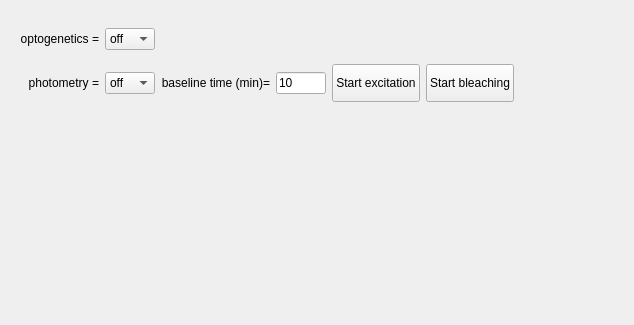
               <widget class="QWidget" name="scrollAreaWidgetContents_5">
                <property name="geometry">
                 <rect>
                  <x>0</x>
                  <y>0</y>
                  <width>627</width>
                  <height>325</height>
                 </rect>
                </property>
                <layout class="QHBoxLayout" name="horizontalLayout_16">
                 <item alignment="Qt::AlignHCenter|Qt::AlignTop">
                  <widget class="QWidget" name="widget_7" native="true">
                   <property name="sizePolicy">
                    <sizepolicy hsizetype="Fixed" vsizetype="Expanding">
                     <horstretch>0</horstretch>
                     <verstretch>0</verstretch>
                    </sizepolicy>
                   </property>
                   <property name="minimumSize">
                    <size>
                     <width>0</width>
                     <height>100</height>
                    </size>
                   </property>
                   <layout class="QHBoxLayout" name="horizontalLayout_15">
                    <item>
                     <layout class="QGridLayout" name="gridLayout_6">
                      <item row="1" column="5">
                       <widget class="QPushButton" name="StartExcitation">
                        <property name="sizePolicy">
                         <sizepolicy hsizetype="Expanding" vsizetype="Expanding">
                          <horstretch>0</horstretch>
                          <verstretch>0</verstretch>
                         </sizepolicy>
                        </property>
                        <property name="text">
                         <string>Start excitation</string>
                        </property>
                        <property name="checkable">
                         <bool>true</bool>
                        </property>
                       </widget>
                      </item>
                      <item row="1" column="6">
                       <widget class="QPushButton" name="StartBleaching">
                        <property name="sizePolicy">
                         <sizepolicy hsizetype="Expanding" vsizetype="Expanding">
                          <horstretch>0</horstretch>
                          <verstretch>0</verstretch>
                         </sizepolicy>
                        </property>
                        <property name="text">
                         <string>Start bleaching</string>
                        </property>
                        <property name="checkable">
                         <bool>true</bool>
                        </property>
                       </widget>
                      </item>
                      <item row="1" column="1" colspan="2">
                       <widget class="QComboBox" name="PhotometryB">
                        <property name="sizePolicy">
                         <sizepolicy hsizetype="Expanding" vsizetype="Fixed">
                          <horstretch>0</horstretch>
                          <verstretch>0</verstretch>
                         </sizepolicy>
                        </property>
                        <property name="minimumSize">
                         <size>
                          <width>50</width>
                          <height>0</height>
                         </size>
                        </property>
                        <property name="maximumSize">
                         <size>
                          <width>10000</width>
                          <height>16777215</height>
                         </size>
                        </property>
                        <item>
                         <property name="text">
                          <string>off</string>
                         </property>
                        </item>
                        <item>
                         <property name="text">
                          <string>on</string>
                         </property>
                        </item>
                       </widget>
                      </item>
                      <item row="1" column="0">
                       <widget class="QLabel" name="label_61">
                        <property name="sizePolicy">
                         <sizepolicy hsizetype="Expanding" vsizetype="Expanding">
                          <horstretch>0</horstretch>
                          <verstretch>0</verstretch>
                         </sizepolicy>
                        </property>
                        <property name="text">
                         <string>photometry =</string>
                        </property>
                        <property name="textFormat">
                         <enum>Qt::AutoText</enum>
                        </property>
                        <property name="alignment">
                         <set>Qt::AlignRight|Qt::AlignTrailing|Qt::AlignVCenter</set>
                        </property>
                       </widget>
                      </item>
                      <item row="0" column="0">
                       <widget class="QLabel" name="label_55">
                        <property name="sizePolicy">
                         <sizepolicy hsizetype="Expanding" vsizetype="Expanding">
                          <horstretch>0</horstretch>
                          <verstretch>0</verstretch>
                         </sizepolicy>
                        </property>
                        <property name="text">
                         <string>optogenetics =</string>
                        </property>
                        <property name="textFormat">
                         <enum>Qt::AutoText</enum>
                        </property>
                        <property name="alignment">
                         <set>Qt::AlignRight|Qt::AlignTrailing|Qt::AlignVCenter</set>
                        </property>
                       </widget>
                      </item>
                      <item row="1" column="3">
                       <widget class="QLabel" name="label_47">
                        <property name="sizePolicy">
                         <sizepolicy hsizetype="Expanding" vsizetype="Expanding">
                          <horstretch>0</horstretch>
                          <verstretch>0</verstretch>
                         </sizepolicy>
                        </property>
                        <property name="text">
                         <string>baseline time (min)=</string>
                        </property>
                        <property name="textFormat">
                         <enum>Qt::AutoText</enum>
                        </property>
                        <property name="alignment">
                         <set>Qt::AlignRight|Qt::AlignTrailing|Qt::AlignVCenter</set>
                        </property>
                       </widget>
                      </item>
                      <item row="1" column="4">
                       <widget class="QLineEdit" name="baselinetime">
                        <property name="sizePolicy">
                         <sizepolicy hsizetype="Maximum" vsizetype="Fixed">
                          <horstretch>0</horstretch>
                          <verstretch>0</verstretch>
                         </sizepolicy>
                        </property>
                        <property name="maximumSize">
                         <size>
                          <width>50</width>
                          <height>16777215</height>
                         </size>
                        </property>
                        <property name="text">
                         <string>10</string>
                        </property>
                       </widget>
                      </item>
                      <item row="0" column="1" colspan="2">
                       <widget class="QComboBox" name="OptogeneticsB">
                        <property name="sizePolicy">
                         <sizepolicy hsizetype="Expanding" vsizetype="Fixed">
                          <horstretch>0</horstretch>
                          <verstretch>0</verstretch>
                         </sizepolicy>
                        </property>
                        <property name="minimumSize">
                         <size>
                          <width>50</width>
                          <height>0</height>
                         </size>
                        </property>
                        <property name="maximumSize">
                         <size>
                          <width>10000</width>
                          <height>16777215</height>
                         </size>
                        </property>
                        <item>
                         <property name="text">
                          <string>off</string>
                         </property>
                        </item>
                        <item>
                         <property name="text">
                          <string>on</string>
                         </property>
                        </item>
                       </widget>
                      </item>
                     </layout>
                    </item>
                    <item>
                     <spacer name="horizontalSpacer_4">
                      <property name="orientation">
                       <enum>Qt::Horizontal</enum>
                      </property>
                      <property name="sizeHint" stdset="0">
                       <size>
                        <width>100</width>
                        <height>20</height>
                       </size>
                      </property>
                     </spacer>
                    </item>
                   </layout>
                  </widget>
                 </item>
                </layout>
               </widget>
